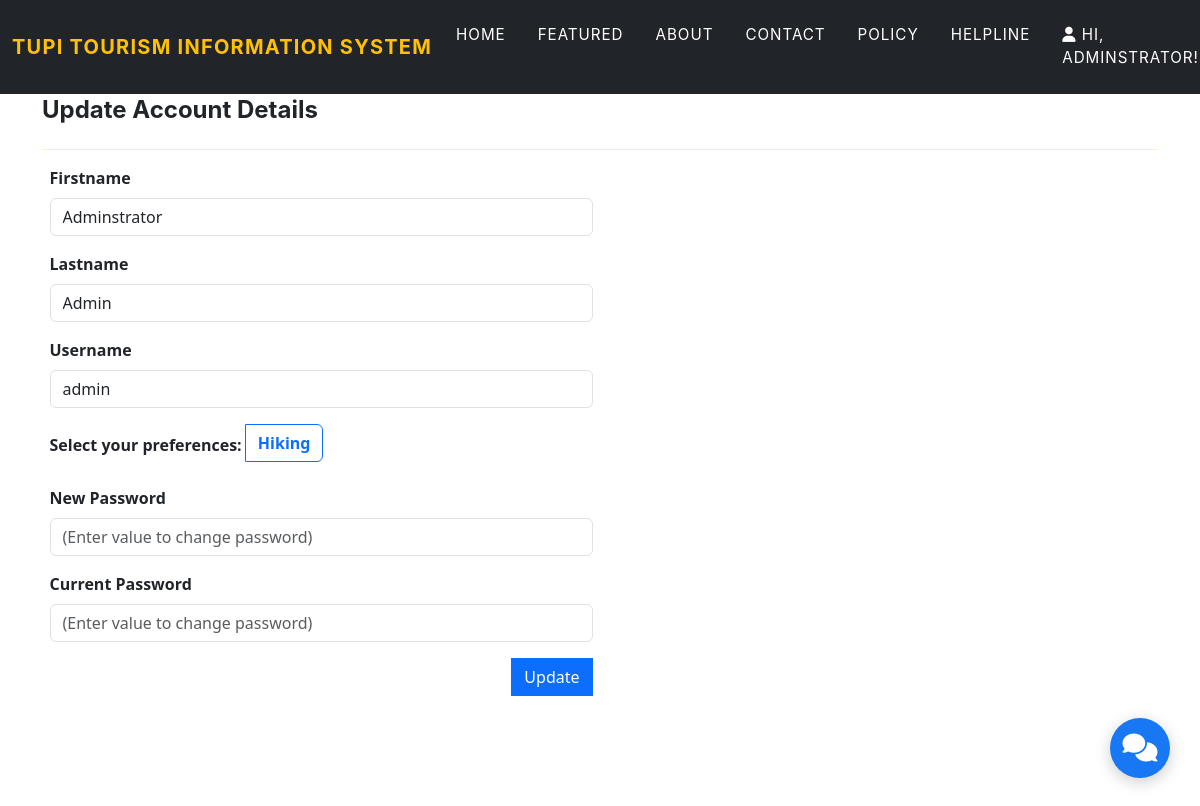
Page /?page=edit_account (signed in) on the earlier database version.
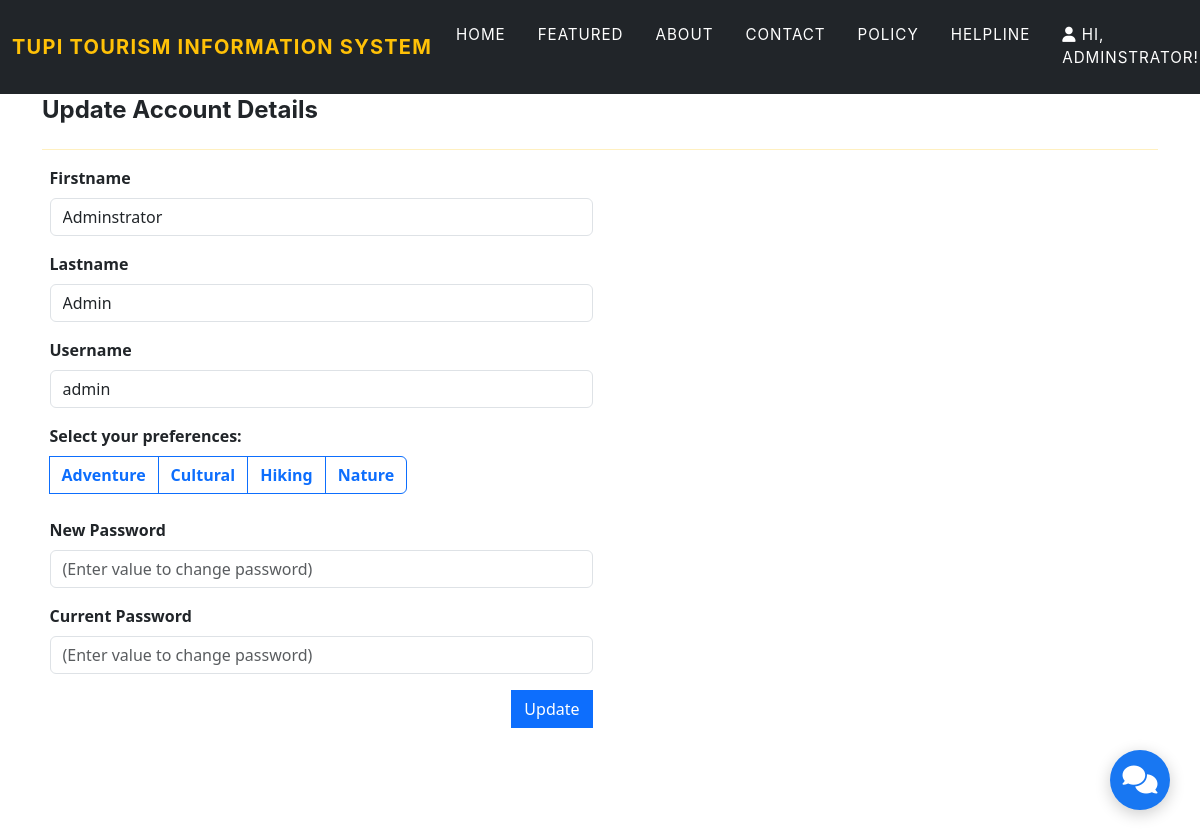
Same page on the later database version.
### tables this page shows
CREATE TABLE `categories` (
  `id` int(30) NOT NULL,
  `name` varchar(250) NOT NULL,
  `description` text DEFAULT NULL,
  `date_created` datetime NOT NULL DEFAULT current_timestamp()
);

### classes/DBConnection.php (called while the page is built, shortened)
<?php
class DBConnection{
    private $host = DB_SERVER;
    private $username = DB_USERNAME;
    private $password = DB_PASSWORD;
    private $database = DB_NAME;
    public $conn;
    public function __construct(){
        if (!isset($this->conn)) {
            $this->conn = new mysqli($this->host, $this->username, $this->password, $this->database);
        }
    }
}
?>

### classes/SystemSettings.php (called while the page is built, shortened)
<?php
class SystemSettings extends DBConnection
{
	function userdata($field = '')
	{
		if (!empty($field)) {
			if (isset($_SESSION['userdata'][$field]))
				return $_SESSION['userdata'][$field];
			else
				return null;
		} else {
			return false;
		}
	}
}
$_settings = new SystemSettings();

### edit_account.php (the view, shortened to what this page needs)
<section class="page-section">
    <div class="container">
        <div class="w-100 justify-content-between d-flex">
            <h4><b>Update Account Details</b></h4>
        </div>
        <hr class="border-warning">
        <div class="col-md-6">
            <form action="" id="update_account">
                <div class="form-group">
                    <label for="firstname" class="control-label">Firstname</label>
                    <input type="text" name="firstname" class="form-control form" value="<?php echo $_settings->userdata('firstname') ?>" required>
                </div>
                <div class="form-group">
                    <label for="lastname" class="control-label">Lastname</label>
                    <input type="text" name="lastname" class="form-control form" value="<?php echo $_settings->userdata('lastname') ?>" required>
                </div>
                <div class="form-group">
                    <label for="username" class="control-label">Username</label>
                    <input type="text" name="username" class="form-control form" value="<?php echo $_settings->userdata('username') ?>" required>
                </div>
                <div class="form-group">
    <label for="preference">Select your preferences:</label>
    <div class="btn-group" role="group" aria-label="Preferences" id="preference">
        <?php
        $user_preferences = $_settings->userdata('preference');
        $preferences_array = !empty($user_preferences) ? explode(',', $user_preferences) : [];
        $query = $conn->query("SELECT * FROM categories ORDER BY name ASC");
        while ($row = $query->fetch_assoc()) :
            $value = strtolower(str_replace(' ', '_', $row['name']));
            $active_class = in_array($value, $preferences_array) ? 'active' : '';
        ?>
            <label class="btn btn-outline-primary <?= $active_class ?>" for="<?= $value ?>"><?= htmlspecialchars($row['name']) ?></label>
        <?php endwhile; ?>
    </div>
</div>
                <div class="form-group">
                    <label for="password" class="control-label">New Password</label>
                    <input type="password" name="password" class="form-control form" placeholder="(Enter value to change password)">
                </div>
                <div class="form-group">
                    <label for="cpassword" class="control-label">Current Password</label>
                    <input type="password" name="cpassword" class="form-control form" placeholder="(Enter value to change password)">
                </div>
                <div class="form-group d-flex justify-content-end">
                    <button class="btn btn-primary btn-flat">Update</button>
                </div>
            </form>
        </div>
    </div>
</section>

Differences in the rows shown:
added categories: name "Adventure"
added categories: name "Cultural"
added categories: name "Nature"
